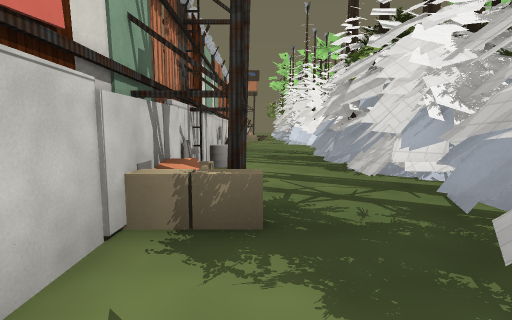
[1] (above)

12 first-person views from a walk through a level from a Godot 3-D game. The camera is 1.4 m above the floor, tilts 6° down and sees 85° across. The floor is counted in squares, 2 m on a side. Each view is taken from the middle of a square. On the plan, view 1 faces up. The plan holds only what a view shows up to about 9 squares ahead; the rest is blank. The place goes on beyond the plan. Door leaves are left out where a doorway can be walked through. Some surface patterns are stand-ins.

[2]
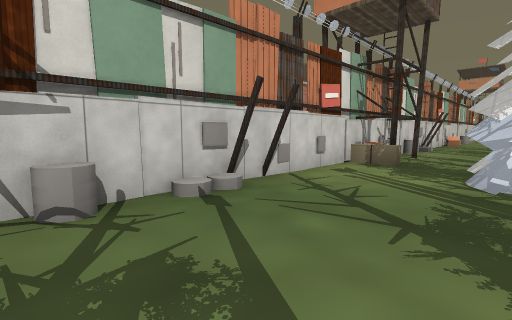

[3]
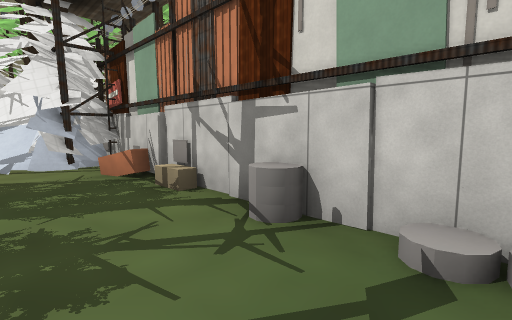

[4]
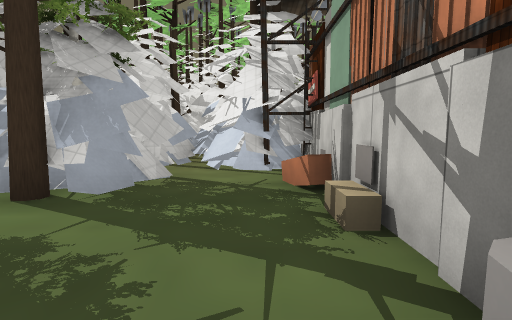

[5]
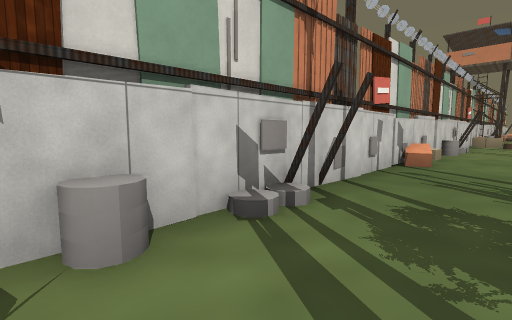

[6]
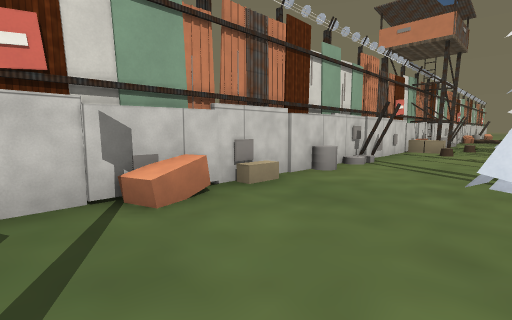

[7]
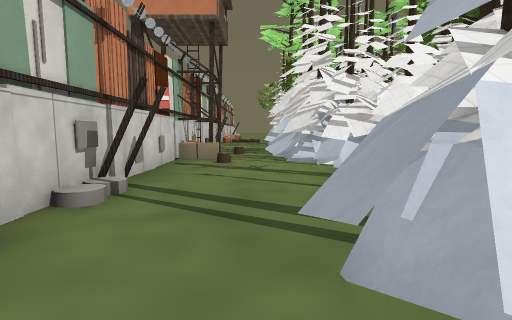

[8]
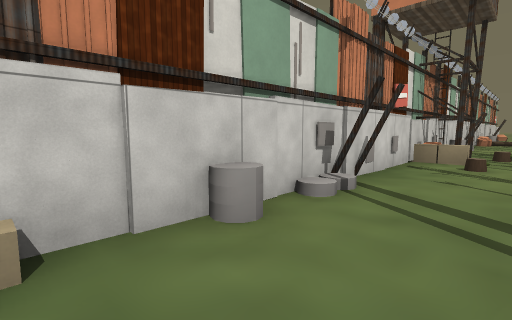

[9]
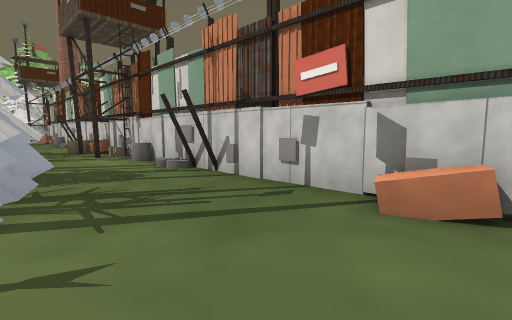

[10]
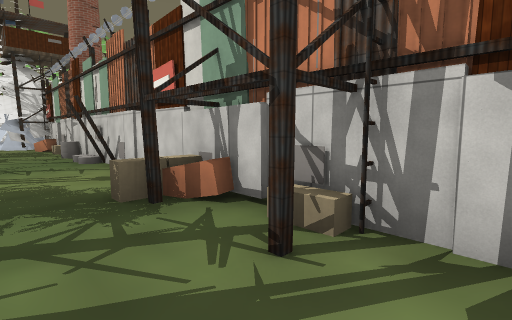

[11]
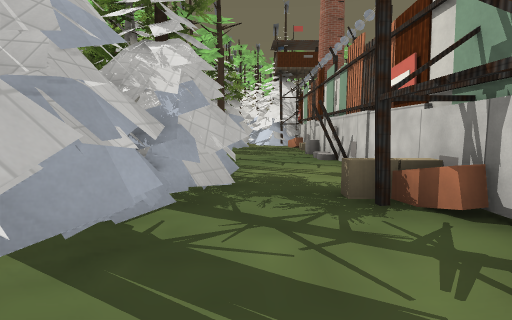

[12]
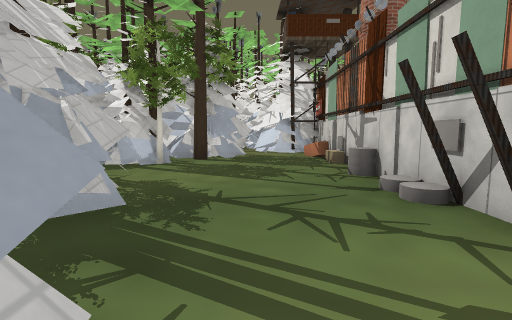

### Floor plan
Points are (right, up) in squares from view 1. A wall is a line through its corners. A room is listed if a view was taken in it or the views show most of it. See-through windows are left out.
Room 1 (views 1, 2, 3, 4, 5, 6, 7, 8, 9, 10, 11, 12)
walls: (1.6, 6.2) (1.6, 7.3) (1.7, 7.4); (1.7, 6.5) (1.5, 7.1); (1.9, 6.5) (1.6, 7.2); (1.6, 7.1) (1.8, 7.3); (2.1, 5) (1.9, 5.7); (1.9, 4.7) (1.6, 5.8); (2, 7.7) (1.6, 8.1); (-0.5, 7.4) (-1, 7.4); (2.5, 3.5) (2.1, 4.3) (2.1, 5.2); (2.3, 2.4) (2.3, 2.9); (2.1, 2.2) (2.2, 2.8) (2.2, 3.1); (2, 2) (2, 2.8) (2.4, 3.2); (1.6, 1.5) (2.2, 1.6); (1.7, 1.4) (2.1, 1.9); (1.4, 0.6) (1.5, 1); (1.8, 0) (1.3, 0.5); (1.4, 13.8) (1.5, 14.9); (1.6, 13.9) (1.7, 14.9); (1.9, 14) (1.8, 14.6); (-0.9, -3.6) (-0.9, -8.8); (-0.5, 16.4) (-1, 16.4); (2.5, 18.2) (2.2, 18.7); (1.7, -6.9) (1.9, -6.3); (1.7, -7) (1.8, -6.3); (1.7, 19.2) (1.3, 19.9); (2.3, 19.2) (1.9, 19.5); (1.9, 19.4) (1.6, 20); (-0.8, -8) (0.5, -8); (0.2, -8.2) (0.9, -8.9); (-1, 20.6) (-0.9, -2.6); (1.1, -8.8) (1.7, -8.4)
low walls: (1.5, 6.4) (1.4, 6.9); (2.1, 5.8) (1.7, 6.3); (1.6, 4.9) (1.5, 5.5); (1.6, 8.1) (1.9, 8.4); (1.7, 3) (2.5, 3.5); (-0.6, 2.9) (-0.4, 2.2); (2, 2.2) (2.1, 2.7); (1.9, -0.1) (1.4, 0.6); (1.7, 13.6) (1.6, 14.6); (2.4, 18) (2.1, 18.5); (2.4, 19) (2, 19.2); (2.3, 19.1) (1.9, 19.4); (-0.3, -8) (0.4, -8.2) (1.1, -8.8); (-0.9, -8.1) (-0.2, -7.8); (1.6, -9) (1.7, -8.5)
objects: tire (-1, 6); tire (-1, 15); sack (0, 2); sack (0, 20); pine tree (2, -6)

Positions as (right, up) in squares from view 1, and headings:
1: (0, 0), facing up
2: (2, -4), facing up-left
3: (1, -2), facing down-left
4: (0, -3), facing down
5: (1, 5), facing up-left
6: (2, 10), facing up-left
7: (1, 13), facing up
8: (1, 13), facing up-left
9: (2, 12), facing down-left
10: (1, 5), facing down-left
11: (1, 5), facing down
12: (1, 1), facing down
